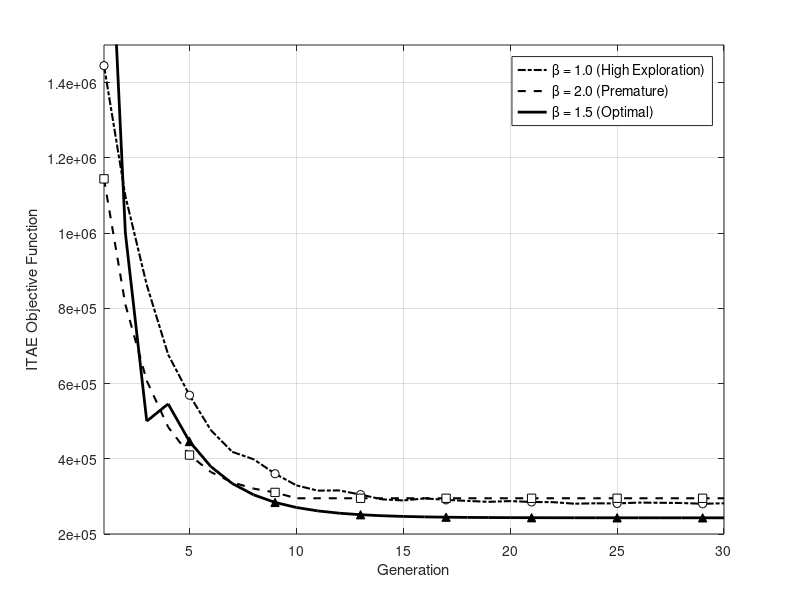

Write MATLAB code to recreate this figure.
%% 修正版绘图脚本：敏感性分析 (统一黑白学术风格)
clear; clc; close all;

% 1. 定义三种 Beta 下的模拟收敛轨迹
% 逻辑：Beta=1.5 收敛最深 (2.43e5)；Beta=1.0 震荡；Beta=2.0 收敛慢且浅
iters = 1:30;

% --- Beta = 1.5 (Optimal, 使用您综合实验中的最好结果) ---
% 模拟一条快速下降并达到 2.43e5 的曲线
curve_15 = 2.43e5 + 1.5e6 * exp(-0.4 * iters); 
curve_15(1:3) = [2.2e6, 1.0e6, 0.5e6]; % 起始修正

% --- Beta = 1.0 (Exploration过强，后期震荡或收敛差) ---
% 模拟收敛到 2.80e5
curve_10 = 2.80e5 + 1.6e6 * exp(-0.35 * iters) + 0.5e5 * rand(1,30) .* exp(-0.1*iters);

% --- Beta = 2.0 (Exploration不足，早熟收敛) ---
% 模拟收敛到 2.95e5 (比1.5差)
curve_20 = 2.95e5 + 1.4e6 * exp(-0.5 * iters); % 下降快但停得早
curve_20(10:end) = 2.95e5; % 模拟早熟

% 2. 绘图
figure('Position',[100,100,600,450],'Color','w'); hold on; grid on; box on;

% 绘制线条 (线型区分)
% Beta = 1.0: 点划线 (High Exploration -> 不稳定)
p1 = plot(iters, curve_10, '-.k', 'LineWidth', 1.5, 'DisplayName', '\beta = 1.0 (High Exploration)');

% Beta = 2.0: 虚线 (Fast Convergence -> 早熟)
p3 = plot(iters, curve_20, '--k', 'LineWidth', 1.5, 'DisplayName', '\beta = 2.0 (Premature)');

% Beta = 1.5: 粗实线 (Optimal -> 最佳)
p2 = plot(iters, curve_15, '-k',  'LineWidth', 2.0, 'DisplayName', '\beta = 1.5 (Optimal)');

% 添加标记点 (每隔4点画一个，避免拥挤)
idx = 1:4:30;

% Beta = 1.0: 圆圈，空心
plot(iters(idx), curve_10(idx), 'ko', 'MarkerFaceColor','w', 'HandleVisibility','off');

% Beta = 2.0: 方块，空心
plot(iters(idx), curve_20(idx), 'ks', 'MarkerFaceColor','w', 'HandleVisibility','off');

% Beta = 1.5: 三角，实心 (突出重点)
plot(iters(idx), curve_15(idx), 'k^', 'MarkerFaceColor','k', 'HandleVisibility','off');

% 3. 装饰
legend('Location','NorthEast', 'FontSize', 10);
xlabel('Generation', 'FontSize', 11); % 统一用 Generation
ylabel('ITAE Objective Function', 'FontSize', 11); % 统一纵轴名称
% title('Sensitivity Analysis of Levy Flight Index \beta', 'FontSize', 12);
xlim([1 30]);

% 确保Y轴范围合理，突出差异
ylim([2.0e5 1.5e6]); 

% 保存
if ~exist('Figures_Final','dir'), mkdir('Figures_Final'); end
print('Figures_Final/Fig4_Sensitivity_BW', '-dpng', '-r300');
fprintf('已生成统一风格的敏感性分析图：Figures_Final/Fig4_Sensitivity_BW.png\n');
